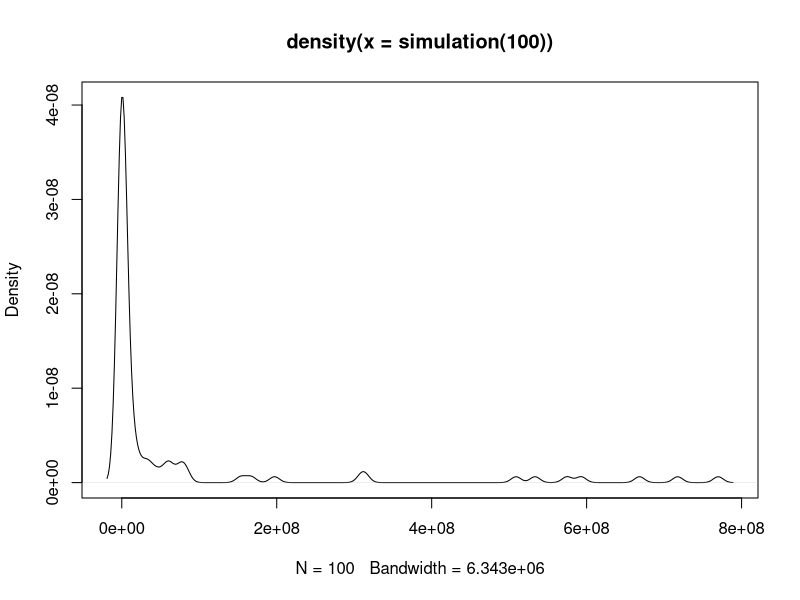

Source code (R):
################################################################################
# Project 1 - Microbial Risk Assessment                                        #
# Deckers Lode, Meijerink Jonas and Seid Adem Aragaw                           #
# 8/10/2024                                                                    #
################################################################################

### Define a seed for reproducibility ------------------------------------------
set.seed(485721023)


simulation <- function(N){

  ### Define all variables -----------------------------------------------------
  Ps <- rep(NA,N)
  Pr <- rep(NA,N)
  Cr <- rep(NA,N)
  Fcc <- rep(NA,N)
  Pc <- rep(NA,N)
  Sc <- rep(NA,N)  
  Rr <- rep(NA,N)
  Rf <- rep(NA,N)
  Cref <- rep(NA,N)
  Cfre <- rep(NA,N)
  Ccs <- rep(NA,N)
  C <- rep(NA,N)
  Pinf1 <- rep(NA,N)
  Pinf <- rep(NA,N)
  Pillinf <- rep(NA,N)
  Pill <- rep(NA,N)
  Nill <- rep(NA,N)
    
  ## simulate N times
  for(i in 1:N){
    
    ### Exposure assessment ----------------------------------------------------
    
    ## Prevalence of Campylobacter spp. in poultry carcasses at slaughterhouses
    Ps[i] <- rbeta(1 , 10 + 1, 30 - 10 + 1)
    
    
    ## Prevalence of Campylobacter spp. in poultry carcasses at retail
    Pr[i] <- rbeta(1 , 25 + 1, 30 - 25 + 1)
    
    
    ## Number of Campylobacter spp. in poultry meat at retail (log scale)
    
    # Identify each interval of the cumulative distribution
    x <- c(1,2,3,4,5,6,7)
    
    # Sample the intervals according to the cumulative distribution
    index <- sample(x , size = 1 , 
                 prob = c(0.325 , 0.15 , 0.175 , 0.05 , 0.15 , 0.125 , 0.025))
    
    # Define the piecewise boundaries
    Cmin <- c(-2.079 , 1.556 , 2.301 , 2.699 , 3    , 3.699, 4.255)
    Cmax <- c( 1.556 , 2.301 , 2.699 , 3     , 3.699, 4    , 4.255)
    
    # Generate a random value from this interval
    Cr[i] <- runif(n=1 , min = Cmin[index], max = Cmax[index])
    
    
    ## Cross-contamination factor
    Fcc[i] <- Pr[i]/Ps[i]
    
    
    ## Probability of infected carcass 
    Pc[i] <- Fcc[i] * Ps[i] / (1 - Ps[i] + Fcc[i] * Ps[i])
    
    
    ## Uncertainty about the storage condition
    Sc[i] <- rbinom(n = 1 , size = 1, prob = runif(1 , min = 0 , max = 1))
    # Refrigeration = 1
    # Freeze = 0
    
    
    ## Refrigeration reduction
    Rrmin <- rnorm(1 , 0.31 , 0.13)
    Rrmax <- rnorm(1 , 0.81 , 0.24)
    if (Rrmin < Rrmax){
      Rr[i] <- runif(n = 1 , min = Rrmin , max = Rrmax)
    }
    if (Rrmin > Rrmax){
      Rr[i] <- runif(n = 1 , min = Rrmax , max = Rrmin)
    }
    
    
    ## Freeze reduction
    Rf[i] <- runif(1 , 0.6 , 2.87)
    
    
    ## Number of Campylobacter spp. in poultry carcasses stored under refrigeration
    Cref[i] <- 10^(Cr[i] - Rr[i])
    
    
    ## Number of Campylobacter spp. in poultry carcasses stored under freeze
    Cfre[i] <- 10^(Cr[i] - Rf[i])
    
    
    ## Four people
    Ns <- 4
    
    
    ## Number of Campylobacter spp. per serving of salad (C_salad)
    Ccs[i] <- Sc[i] * rpois(1 , Cref[i] / Ns) + (1 - Sc[i]) * rpois(1 , Cfre[i] / Ns) 
    
    ## Number of Campylobacter spp. per serving after cooking 
    Rc <- rbeta(n = 1 , shape1 = 10 , shape2 = 0.05)
    C[i] <- Ccs[i] * Rc
    
    
    ## (Cross-contamination during food preparation based)
    # not necessary for the assignment
    
    
    ### Dose response ----------------------------------------------------------
    
    ## Probability of infection for an individual consuming a meal given the dose
    Pinf1[i] <- rbeta(1 , 0.21 , 59.95)
    Pinf[i] <- 1 - (1 - Pinf1[i])^C[i]
    
    
    ## Probability of illness
    Pillinf[i] <- rbeta(1 , 29 + 1, 89 + 1 -29)
    Pill[i] <- Pinf[i] * Pillinf[i]
    
    
    ### Risk characterization --------------------------------------------------
    
    ## Number of poultry carcasses produced in Argentina 
    Npc <- 495143444
    
    if(Pill[i]!=0){
    ## Number of human cases/year (Ns-p?)
    Nill[i] <- rbinom(n = 1 , size = Npc * Ns * 1, prob = Pill[i])
    }else{
    Nill[i] <- 0  
    }
  
  }
  return(Nill)
}

### Visualisation of the results -----------------------------------------------
plot(density(simulation(100)))


